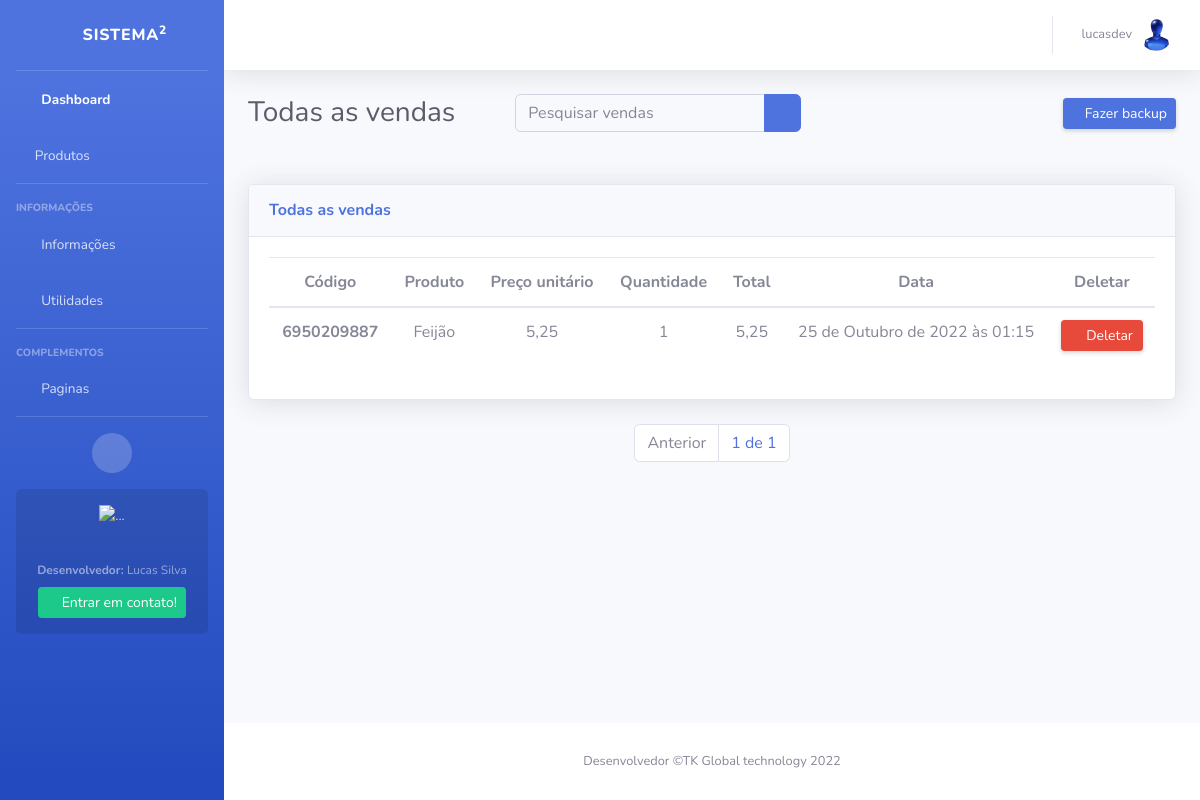
Screenshot of /vendas/todas-as-vendas/ (signed in) with the database file from the repository.
### apps/users/models/user_model.py (models this page shows, shortened)
class ProfileUser(models.Model):
    user = models.OneToOneField(User, on_delete=models.CASCADE)
    idade = models.IntegerField(null=True, blank=True, default=0, db_column='idade')
    cidade = models.CharField(max_length=20, null=True, blank=True, db_column='cidade')
    contato = models.CharField(max_length=11, null=True, blank=True, db_column='contato')
    endereco = models.CharField(max_length=20, null=True, blank=True, db_column='endereco')
    numero_casa = models.IntegerField(null=True, blank=True, db_column='numero_casa')
    data_nascimento = models.DateField(null=True, blank=True, db_column='data_nascimento')
    imagem_perfil = models.ImageField(default='usuario.png', upload_to=upload_to, null=True, blank=True, db_column='imagem_perfil')
    data_cadastro = models.DateTimeField(auto_now_add=True, db_column='data_cadastro')
    data_update = models.DateTimeField(auto_now=True, db_column='data_update')
    class Meta:
        db_table = 'profile_user'
        verbose_name = 'Perfil'
        verbose_name_plural = 'Perfis'

### apps/sales_products/models/sales.py (models this page shows, shortened)
class SellProduct(models.Model):
    code_sale = models.IntegerField(default=generate_id, editable=False)
    sold_by = models.ForeignKey(User, on_delete=models.CASCADE)
    product = models.ForeignKey(Products, on_delete=models.CASCADE)
    quantity = models.IntegerField(default=1, null=True, blank=True)
    unit_price = models.DecimalField(decimal_places=2, max_digits=9, null=True, blank=True, editable=False)
    amount = models.DecimalField(decimal_places=2, max_digits=9, null=True, blank=True, editable=False)
    order_status = models.BooleanField(default=True)
    date_sale = models.DateTimeField(auto_now_add=True)
    class Meta:
        db_table = 'sales'
        verbose_name = 'Produtos vendidos'
        verbose_name_plural = 'Produtos vendidos'
        ordering = ('-date_sale',)

### apps/products/models/products.py (models this page shows, shortened)
class Products(models.Model):
    code = models.IntegerField(default=gerar_id, editable=False)
    created_by = models.ForeignKey(User, on_delete=models.CASCADE)
    name = models.CharField(max_length=50)
    value = models.DecimalField(max_digits=9, decimal_places=2)
    quantity = models.IntegerField(default=1, null=True, blank=True)
    status = models.BooleanField(default=True)
    image = models.ImageField(upload_to=upload_to, default='image.jpg', null=True, blank=True)
    date_create = models.DateTimeField(auto_now_add=True)
    date_update = models.DateTimeField(auto_now=True)
    """Aqui servirá para mostrar apenas produtos do usuario"""
    class Meta:
        db_table = 'products'
        verbose_name = 'Produto'
        verbose_name_plural = 'Produtos'
        ordering = ('-date_create',)
    def __str__(self) -> str:
        return self.name

### apps/sales_products/views/sales.py (the view, shortened to what this page needs)
# urls.py: path('todas-as-vendas/', ProductsSoldView.as_view(), name='all_producs_sold'),
class ProductsSoldView(LoginRequiredMixin, ListView):
    template_name = 'products-solds.html'
    redirect_field_name = 'login'
    model = SellProduct
    def get(self, request, *args, **kwargs):
        self.object_list = self.get_queryset()
        allow_empty = self.get_allow_empty()
        sell = SellProduct.objects.all().order_by('-date_sale')
        queryset = request.GET.get('q')
        print(queryset)
        paginator = Paginator(sell, 10)
        page = self.request.GET.get('page')
        posts = paginator.get_page(page)
        context = dict()
        context['posts'] = posts
        return self.render_to_response(context)

### apps/sales_products/templates/products-solds.html (shortened to what this page needs)
{% extends 'base.html' %}
{% load static %}
{% block body %}
<div class="container-fluid">
    <div class="d-sm-flex align-items-center justify-content-between mb-5">
        <h1 class="h3 mb-0 text-gray-800">Todas as vendas</h1>
        <form class="d-none d-sm-inline-block form-inline mr-auto ml-md-5 my-2 my-md-0 mw-100 navbar-search col-md-4" method="GET">
            <div class="input-group">
                <input name="q" value="{{ request.GET.q }}" type="search" class="form-control bg-light border-1 small" placeholder="Pesquisar vendas"
                    aria-label="Search" aria-describedby="basic-addon2">
                <div class="input-group-append">
                    <button class="btn btn-primary" type="submit">
                        <i class="fas fa-search fa-sm"></i>
                    </button>
                </div>
            </div>
        </form>
        <a href="{% url 'backup_products_sold' %}" class="d-none d-sm-inline-block btn btn-sm btn-primary shadow-sm">
            <i class="fas fa-download fa-sm text-white-50"></i> Fazer backup
        </a>
    </div>
    <div class="row">
        <div class="col-xl-12 col-lg-12">
            <div class="card shadow mb-4">
                <div
                    class="card-header py-3 d-flex flex-row align-items-center justify-content-between">
                    <h6 class="m-0 font-weight-bold text-primary">Todas as vendas</h6>
                </div>
                <div class="card-body">
                    <div class="table-responsive-sm">
                        <table class="table table-hover">
                            <thead>
                            <tr  class="text-center">
                                <th scope="col">Código</th>
                                <th scope="col">Produto</th>
                                <th scope="col">Preço unitário</th>
                                <th scope="col">Quantidade</th>
                                <th scope="col">Total</th>
                                <th scope="col">Data</th>
                                <th scope="col">Deletar</th>
                            </tr>
                            </thead>
                            <tbody>
                            {% for sell_prod in posts %}
                            <tr class="text-center">
                                <th scope="row">{{sell_prod.code_sale}}</th>
                                <td>{{sell_prod.product}}</td>
                                <td>{{sell_prod.unit_price}}</td>
                                <td>{{sell_prod.quantity}}</td>
                                <td>{{sell_prod.amount}}</td>
                                <td>{{sell_prod.date_sale}}</td>
                                <td>
                                    <form action="{% url 'delete_produc_sold' sell_prod.pk %}" method="post">
                                        <button class="d-none d-sm-inline-block btn btn-sm btn-danger shadow-sm float-left col-md-12" type="submit">
                                            <i class="fas fa-trash mt-1 fa-sm fa-fw text-gray-100 float-left"></i>
                                            Deletar
                                        </button>
                                    </form>
                                </td>
                            </tr>
                            {% endfor %}
                        </table>
                    </div>
                </div>
            </div>
        </div>
    </div>
    <nav aria-label="Navegação de página exemplo">
        <ul class="pagination justify-content-center" style="justify-content: center; display: flex;">
            {% if posts.has_previous != 0 %}
                <li class="page-item">
                    <a class="page-link" href="?page={{ posts.previous_page_number }}">Anterior</a>
                </li>
            {% else %}
                <li class="page-item disabled">
                    <a class="page-link">Anterior</a>
                </li>
            {% endif %}
                <li class="page-item">
                    <a class="page-link" href="#">{{ posts.number }} de {{ posts.paginator.num_pages }}</a>
                </li>
        </ul>
    </nav>
</div>
{% endblock body %}

### templates/navbar.html (shortened to what this page needs)
<nav class="navbar navbar-expand navbar-light bg-white topbar mb-4 static-top shadow">
    <ul class="navbar-nav ml-auto">
        <li class="nav-item dropdown no-arrow">
            <a class="nav-link dropdown-toggle" href="#" id="userDropdown" role="button"data-toggle="dropdown" aria-haspopup="true" aria-expanded="false">
                <span class="mr-2 d-none d-lg-inline text-gray-600 small">
                {% if request.user.is_authenticated %}{{ request.user.username }}</span>
                    <img class="img-profile rounded-circle" src="{{ request.user.profileuser.imagem_perfil.url }}">
                {% else %}
                    Usuário deslogado
                {% endif %}
            </a>
        </li>
    </ul>
</nav>

### rows the page displays
SellProduct: code_sale "6950209887", product "Feijão", unit_price "5,25", quantity "1", amount "5,25", date_sale "25 de Outubro de 2022 às 01:15"

### other values shown
{{ request.user.username }} "lucasdev"
{{ posts.number }} "1"
{{ posts.paginator.num_pages }} "1"
